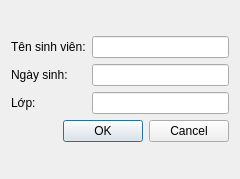
<?xml version="1.0" encoding="UTF-8"?>
<ui version="4.0">
 <class>StudentDialog</class>
 <widget class="QDialog" name="StudentDialog">
  <property name="geometry">
   <rect>
    <x>0</x>
    <y>0</y>
    <width>240</width>
    <height>179</height>
   </rect>
  </property>
  <property name="windowTitle">
   <string>Dialog</string>
  </property>
  <layout class="QVBoxLayout" name="verticalLayout_5">
   <item>
    <layout class="QVBoxLayout" name="verticalLayout_4">
     <item>
      <layout class="QVBoxLayout" name="verticalLayout_3">
       <item>
        <layout class="QHBoxLayout" name="horizontalLayout">
         <item>
          <layout class="QVBoxLayout" name="verticalLayout_2">
           <item>
            <widget class="QLabel" name="label">
             <property name="text">
              <string>Tên sinh viên:</string>
             </property>
            </widget>
           </item>
           <item>
            <widget class="QLabel" name="label_2">
             <property name="text">
              <string>Ngày sinh:</string>
             </property>
            </widget>
           </item>
           <item>
            <widget class="QLabel" name="label_3">
             <property name="text">
              <string>Lớp:</string>
             </property>
            </widget>
           </item>
          </layout>
         </item>
         <item>
          <layout class="QVBoxLayout" name="verticalLayout">
           <item>
            <widget class="QLineEdit" name="name"/>
           </item>
           <item>
            <widget class="QLineEdit" name="dob"/>
           </item>
           <item>
            <widget class="QLineEdit" name="className"/>
           </item>
          </layout>
         </item>
        </layout>
       </item>
      </layout>
     </item>
     <item>
      <layout class="QHBoxLayout" name="horizontalLayout_2">
       <item>
        <spacer name="horizontalSpacer">
         <property name="orientation">
          <enum>Qt::Horizontal</enum>
         </property>
         <property name="sizeHint" stdset="0">
          <size>
           <width>48</width>
           <height>20</height>
          </size>
         </property>
        </spacer>
       </item>
       <item>
        <widget class="QPushButton" name="pushButton">
         <property name="text">
          <string>OK</string>
         </property>
        </widget>
       </item>
       <item>
        <widget class="QPushButton" name="pushButton_2">
         <property name="text">
          <string>Cancel</string>
         </property>
        </widget>
       </item>
      </layout>
     </item>
    </layout>
   </item>
  </layout>
 </widget>
 <resources/>
 <connections/>
</ui>
